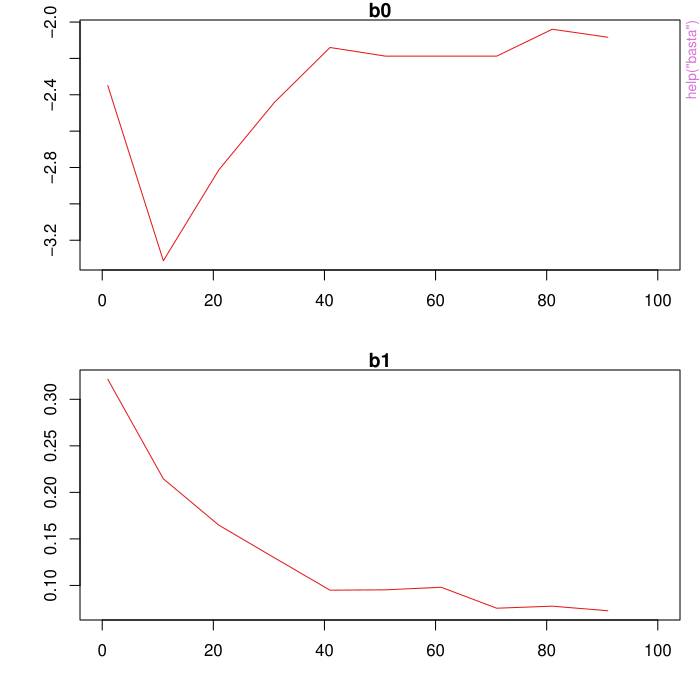

The script that drew this image:
pkgname <- "BaSTA2.0"
source(file.path(R.home("share"), "R", "examples-header.R"))
options(warn = 1)
library('BaSTA2.0')

base::assign(".oldSearch", base::search(), pos = 'CheckExEnv')
base::assign(".old_wd", base::getwd(), pos = 'CheckExEnv')
cleanEx()
nameEx("CensusToCaptHist")
### * CensusToCaptHist

flush(stderr()); flush(stdout())

### Name: CensusToCaptHist
### Title: Constructs a capture-history matrix from repeated individual
###   observations to be used in Bayesian Survival Trajectory Analysis
###   (BaSTA).
### Aliases: CensusToCaptHist

### ** Examples

## Create a simulated vector of repeated IDs:
IDvec <- sort(sample(1:5, size = 15, replace = TRUE))

## Simulate dates (e.g., years) of observation per individual:
dVec <- rep(0, length(IDvec))
for(i in unique(IDvec)) {
  svec <- which(IDvec == i)
  dVec[svec] <- sort(sample(1990:1995, length(svec)))
}

## Construct the capture-recapture matrix:
Y <- CensusToCaptHist(ID = IDvec,  d = dVec)



cleanEx()
nameEx("DataCheck")
### * DataCheck

flush(stderr()); flush(stdout())

### Name: DataCheck
### Title: Error checking for BaSTA input data.
### Aliases: DataCheck
### Keywords: FILL UP

### ** Examples

## CMR data:
## --------- #
## Load data:
data("bastaCMRdat", package = "BaSTA2.0")

## Check data consistency:
checkedData  <- DataCheck(bastaCMRdat, dataType = "CMR", studyStart = 51, 
                          studyEnd = 70)

## census data:
## ------------ #
## Load data:
data("bastaCensDat", package = "BaSTA2.0")

## Check data consistency:
checkedData  <- DataCheck(object = bastaCensDat, dataType = "census")

## Printed output:
## --------------- #
## Print DataCheck results:
print(checkedData)




cleanEx()
nameEx("FixCMRdata")
### * FixCMRdata

flush(stderr()); flush(stdout())

### Name: FixCMRdata
### Title: Fix issues on CMR input data for BaSTA.
### Aliases: FixCMRdata

### ** Examples

## Load data:
data("bastaCMRdat", package = "BaSTA2.0")

## Fix data:
fixedData  <- FixCMRdata(bastaCMRdat, studyStart = 51, 
                          studyEnd = 70, autofix = rep(1, 6))



cleanEx()
nameEx("basta")
### * basta

flush(stderr()); flush(stdout())

### Name: basta
### Title: Parametric Bayesian estimation of age-specific survival for
###   left-truncated and right-censored capture-mark-recapture or census
###   data.
### Aliases: basta basta.default
### Keywords: Methods

### ** Examples

## ---------- #
## CMR data:
## ---------- #
## Load data:
data("bastaCMRdat", package = "BaSTA2.0")

## Check data consistency:
checkedData  <- DataCheck(bastaCMRdat, dataType = "CMR", studyStart = 51, 
                          studyEnd = 70)

## Run short version of BaSTA on the data:
out <- basta(bastaCMRdat, studyStart = 51, studyEnd = 70, niter = 100, 
             burnin = 11, thinning = 10, updateJumps = FALSE)

## ------------- #
## Census data:
## ------------- #
## Load data:
data("bastaCensDat", package = "BaSTA2.0")

## Check data consistency:
checkedData  <- DataCheck(bastaCensDat, dataType = "census")

## Run short version of BaSTA on the data:
out <- basta(bastaCensDat, dataType = "census", niter = 100, burnin = 11, 
             thinning = 10, updateJumps = FALSE)

## --------------------- #
## Check BaSTA outputs:
## --------------------- #
## Print results:
summary(out, digits = 3)

## Plot traces for survival parameters:
plot(out)

## Plot posterior densities of survival parameters:
plot(out, densities = TRUE)

## Plot survival and mortality curves:
plot(out, plot.type = "demorates")




cleanEx()
nameEx("bastaCMRdat")
### * bastaCMRdat

flush(stderr()); flush(stdout())

### Name: bastaCMRdat
### Title: Example of capture-mark-recapture data for BaSTA analysis.
### Aliases: bastaCMRdat
### Keywords: datasets

### ** Examples

## Load data:
data("bastaCMRdat", package = "BaSTA2.0")

## Check data consistency:
checkedData  <- DataCheck(bastaCMRdat, dataType = "CMR", studyStart = 51, 
                          studyEnd = 70)



cleanEx()
nameEx("bastaCMRout")
### * bastaCMRout

flush(stderr()); flush(stdout())

### Name: bastaCMRout
### Title: Output from a Bayesian Survival Trajectory Analysis (BaSTA)
###   analysis on a simulated capture-mark-recapture (CMR) dataset.
### Aliases: bastaCMRout
### Keywords: model output

### ** Examples

## Load BaSTA output:
data("bastaCMRout", package = "BaSTA2.0")

## Plot traces for survival parameters:
plot(bastaCMRout)

## Plot posterior densities of survival parameters:
plot(bastaCMRout, densities = TRUE)

## Plot traces for proportional hazards parameter:
plot(bastaCMRout, trace.name = "gamma")

## Plot survival and mortality curves:
plot(bastaCMRout, plot.type = "demorates")



cleanEx()
nameEx("bastaCensDat")
### * bastaCensDat

flush(stderr()); flush(stdout())

### Name: bastaCensDat
### Title: Example of census data for BaSTA analysis.
### Aliases: bastaCensDat
### Keywords: datasets

### ** Examples

## Load data:
data("bastaCensDat", package = "BaSTA2.0")

## Check data consistency:
checkedData  <- DataCheck(bastaCensDat, dataType = "census")




cleanEx()
nameEx("bastaCensOut")
### * bastaCensOut

flush(stderr()); flush(stdout())

### Name: bastaCensOut
### Title: Output from a Bayesian Survival Trajectory Analysis (BaSTA)
###   analysis on a simulated census dataset.
### Aliases: bastaCensOut
### Keywords: model output

### ** Examples

## Load BaSTA output:
data("bastaCensOut", package = "BaSTA2.0")

## Plot traces for survival parameters:
plot(bastaCensOut)

## Plot posterior densities of survival parameters:
plot(bastaCensOut, densities = TRUE)

## Plot survival and mortality curves:
plot(bastaCensOut, plot.type = "demorates")



cleanEx()
nameEx("summary.basta")
### * summary.basta

flush(stderr()); flush(stdout())

### Name: summary.basta
### Title: Summarizing and plotting Bayesian Survival Trajectory Analysis
###   (BaSTA) model outputs.
### Aliases: summary.basta print.basta plot.basta

### ** Examples

## Load BaSTA output:
data("bastaCMRout", package = "BaSTA2.0")

## Print summary output:
summary(bastaCMRout)

## Plot traces for mortality parameters (theta):
plot(bastaCMRout)

## Plot traces for proportional hazards parameters (gamma):
plot(bastaCMRout, trace.name = "gamma")

## Plot traces for recapture probability(ies) (pi):
plot(bastaCMRout, trace.name = "pi")

## Plot predicted mortality and survival:
plot(bastaCMRout, plot.type = "demorates")

## Change the color for each covariate on 
## the predicted vital rates:
plot(bastaCMRout, plot.type = "demorates", 
     col = c("dark green", "dark blue"))

## Change the color and the legend text:
plot(bastaCMRout, plot.type = "demorates", 
     col = c("dark green", "dark blue"),
     names.legend = c("Females", "Males"))

## Plot predicted mortality and survival 
## between 2 and 8 years of age:
plot(bastaCMRout, plot.trace = FALSE, xlim = c(2, 8))

## Plot predicted mortality and survival 
## between 2 and 8 years of age without
## credible intervals:
plot(bastaCMRout, plot.trace = FALSE, xlim = c(2, 8), 
     noCI = TRUE)

## Plot parameter densities and predicted vital  
## rates in the same plot (i.e. fancy):
plot(bastaCMRout, fancy = TRUE)

## Change colors and legend names for the 
## "fancy" plot:
plot(bastaCMRout, fancy = TRUE, col = c("dark green", "dark blue"),
     names.legend = c("Females", "Males"))



cleanEx()
nameEx("summary.bastaCheckCMR")
### * summary.bastaCheckCMR

flush(stderr()); flush(stdout())

### Name: summary.bastaCheckCMR
### Title: Summary of outputs from the data checking function in BaSTA.
### Aliases: summary.bastaCheckCMR summary.bastaCheckCens
###   print.bastaCheckCMR print.bastaCheckCens
### Keywords: FILL UP

### ** Examples

## CMR data:
## --------- #
## Load data:
data("bastaCMRdat", package = "BaSTA2.0")

## Check data consistency:
checkedData  <- DataCheck(bastaCMRdat, dataType = "CMR", studyStart = 51, 
                          studyEnd = 70)

## census data:
## ------------ #
## Load data:
data("bastaCensDat", package = "BaSTA2.0")

## Check data consistency:
checkedData  <- DataCheck(object = bastaCensDat, dataType = "census")

## Printed output:
## --------------- #
## Print DataCheck results:
print(checkedData)



### * <FOOTER>
###
cleanEx()
options(digits = 7L)
base::cat("Time elapsed: ", proc.time() - base::get("ptime", pos = 'CheckExEnv'),"\n")
grDevices::dev.off()
###
### Local variables: ***
### mode: outline-minor ***
### outline-regexp: "\\(> \\)?### [*]+" ***
### End: ***
quit('no')
